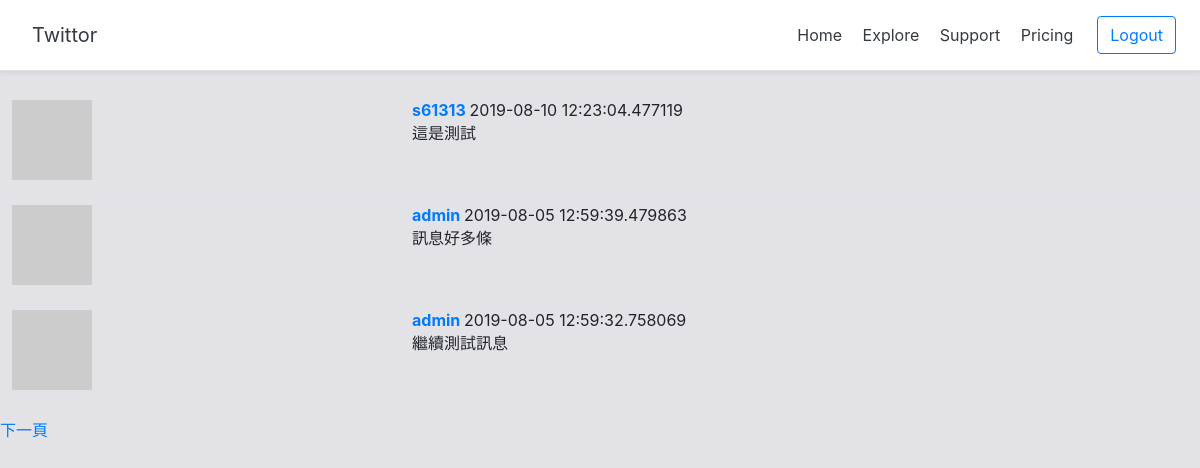
Page /explore (signed in) on the committed database.
### twittor/models/tweet.py (models this page shows, shortened)
class Tweet(db.Model):
    id = db.Column(db.Integer, primary_key=True)
    body= db.Column(db.String(140))
    create_time= db.Column(db.DateTime, default=datetime.utcnow)
    user_id= db.Column(db.Integer, db.ForeignKey('user.id'))

### twittor/models/user.py (models this page shows, shortened)
class User(UserMixin,db.Model): #讓User繼承UserMixin的方法
    id = db.Column(db.Integer, primary_key=True)
    username = db.Column(db.String(64), unique=True, index=True) # unique=True全域唯一
    email = db.Column(db.String(64), unique=True, index=True)
    password_hash = db.Column(db.String(128))
    phone = db.Column(db.String(32))
    tax= db.Column(db.String(32))
    about_me = db.Column(db.String(256))
    create_time= db.Column(db.DateTime, default=datetime.utcnow)
    is_activated = db.Column(db.Boolean , default=False)
    tweets = db.relationship("Tweet",backref="author",lazy="dynamic")
    followed = db.relationship(
        'User', secondary=followers,
        primaryjoin=(followers.c.follower_id == id),
        secondaryjoin=(followers.c.followed_id == id),
        backref=db.backref('followers', lazy='dynamic'), lazy='dynamic')
    def avatar(self, size=80):
        md5_digest = md5(self.email.lower().encode('utf-8')).hexdigest()
        return 'https://www.gravatar.com/avatar/{}?d=identicon&s={}'.format(md5_digest, size)

### twittor/route.py (the view)
@login_required
def explore():
    page_num = int(request.args.get('page') or 1)  #接收網址get的?page=頁數 默認在第一頁
    tweets=Tweet.query.order_by(Tweet.create_time.desc()).paginate(
        page=page_num, per_page=current_app.config['TWEET_PER_PAGE'], error_out=False)
    next_url=url_for('explore',page=tweets.next_num) if tweets.has_next else None
    prev_url=url_for('explore',page=tweets.prev_num) if tweets.has_prev else None
    return render_template('explore.html',title='Explore',tweets=tweets.items ,next_url=next_url, prev_url=prev_url)

### twittor/models/user.py (called while the page is built)
@login_manager.user_loader #login的方法
def load_user(id):
    return User.query.get(int(id)) #把id字串轉成數值

### twittor/templates/explore.html (shortened to what this page needs)
{% extends "base.html" %}
{% block content %}
    {% include '_tweets.html'%}
    {% if next_url %}
    <a href="{{ next_url }}">下一頁</a>
    {% endif %}
{% endblock %}

### twittor/templates/_tweets.html
<table class="table table-hover">
{% for tweet in tweets %}
        <tr>
            <td><img src="{{ tweet.author.avatar(50) }}" alt=""></td>
            <td class="col-md-8 align-left"><p><b><a href="{{ url_for('profile',username=tweet.author.username)}}">
                {{ tweet.author.username }} </a></b> {{ tweet.create_time }}
                <br>{{ tweet.body }}</p></td>
        </tr>
{% endfor %}
</table>

### rows in the picture
Tweet: author.username "s61313", create_time "2019-08-10 12:23:04.477119", body "這是測試"
Tweet: author.username "admin", create_time "2019-08-05 12:59:39.479863", body "訊息好多條"
Tweet: author.username "admin", create_time "2019-08-05 12:59:32.758069", body "繼續測試訊息"
